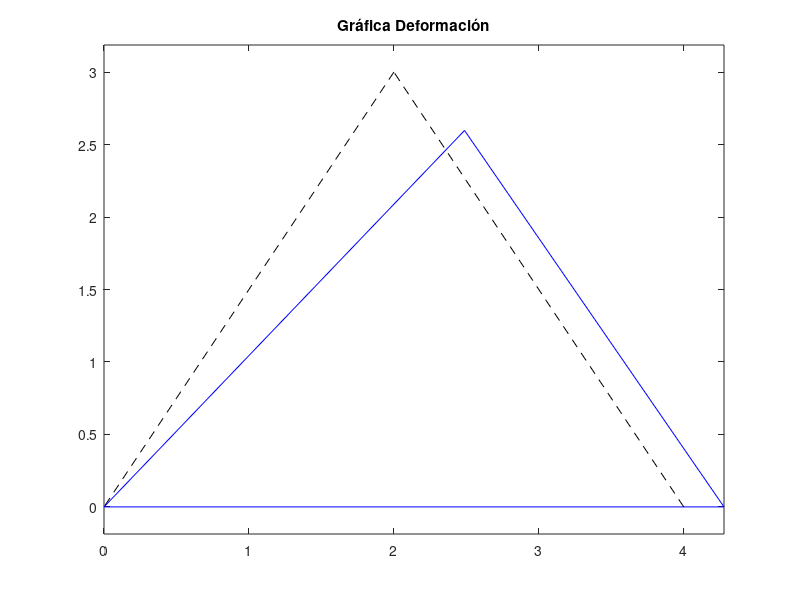

The MATLAB source for this figure:
nodos = [0 0;4 0;2 3];
conn = [1 2;2 3;3 1];

A=1e-4;
E=210e6;

p=[5 5 6 -10];

nn=size(nodos,1);
ndof=2*nn; %grados de libertad

f=zeros(ndof,1);
f(p(1))=p(2);
f(p(3))=p(4);

isol=[3 5 6]; %simplifica matriz en nodos libres

ne=size(conn,1);

K=zeros(ndof,ndof);
d=zeros(ndof,1);

for e=1:ne
    n1 = conn(e,1);
    n2 = conn(e,2);
    L = norm(nodos(n2,:)-nodos(n1,:));
    C = (nodos(n2,1)-nodos(n1,1))/L; %cos
    S = (nodos(n2,2)-nodos(n1,2))/L; %sin
    ke = (A*E/L) * [C^2 C*S -C^2 -C*S; C*S S^2 -C*S -S^2;
                    -C^2 -C*S C^2 C*S; -C*S -S^2 C*S S^2];
    
    sctr = [2*n1-1 2*n1 2*n2-1 2*n2]; %posicion en matriz global
    K(sctr,sctr) = K(sctr,sctr) + ke;
    
end

d(isol) = K(isol,isol)\f(isol);

f = K*d;
sigma=zeros(ne,1);

for e=1:ne
    n1 = conn(e,1);
    n2 = conn(e,2);
    L = norm(nodos(n2,:)-nodos(n1,:));
    C = (nodos(n2,1)-nodos(n1,1))/L; %cos
    S = (nodos(n2,2)-nodos(n1,2))/L; %sin
    B = E/L*[-C -S C S];
    sctr = [2*n1-1 2*n1 2*n2-1 2*n2];
    sigma(e) = B*d(sctr);
end

clf
sclf=250; %escala deformacion

for e=1:ne
    n1 = conn(e,1);
    n2 = conn(e,2);
    x1 = nodos(n1,1); y1 = nodos(n1,2);
    x2 = nodos(n2,1); y2 = nodos(n2,2);
    u1 = d(2*n1-1); v1 = d(2*n1);
    u2 = d(2*n2-1); v2 = d(2*n2);
    plot([x1, x2],[y1, y2],'k--');
    plot([x1, x2]+sclf*[u1, u2],[y1, y2]+sclf*[v1,v2],'b');
    hold on
end
title('Gráfica Deformación')
axis equal

Fuerzas = reshape(f,[2,nn]).'
Desplazamientos = reshape(d,[2,nn]).'
sigma

